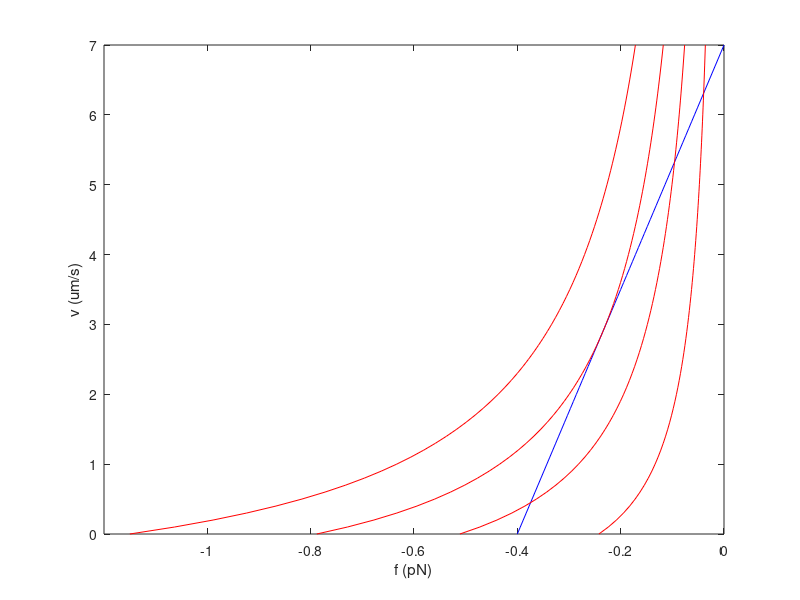

The MATLAB source for this figure:
clear all

% See AnalyticalModel_MotilityAssayWithDefectiveMotors_2020-05-22.pdf

% Parameters
Vmax = 7;           % Maximum gliding speed (um/s)
k = 300.0;          % Spring constant (pN/um)
fstall = -0.4;      % Stall force (pN)
frupt = -9.2;       % Rupture force (pN)
Tau1 = 0.025;       % Binding period (s). 1/k_a See Ishigure & Nitta 2015 IEEE Trans. Nanobiosci.


% Values of active motor ratio investigated
ActiveMotorRatio = [0.8 0.853721 0.9 0.95];

% Gliding speed
V = 0.0:0.1:Vmax;

% f-V relation
fV = fstall*(1.0 - V/Vmax);

% V-fimp relation
fFric = zeros(length(ActiveMotorRatio),length(V));
for I=1:length(ActiveMotorRatio)
    fFric(I,:) = (1/ActiveMotorRatio(I) - 1.0)*0.5*frupt*frupt/k/Tau1./(frupt/k/Tau1 - V);
end

% Plot
plot(fV,V,'b-');hold on
for I=1:length(ActiveMotorRatio)
plot(fFric(I,:),V,'r-')
end
hold off
xlabel('f (pN)');ylabel('v (um/s)');axis([-1.2 0.0 0.0 7.0]);
